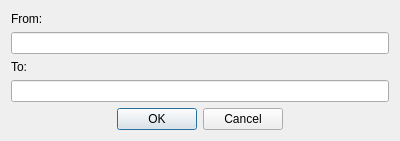
<?xml version="1.0" encoding="UTF-8"?>
<ui version="4.0">
 <class>CopyDialog</class>
 <widget class="QDialog" name="CopyDialog">
  <property name="geometry">
   <rect>
    <x>0</x>
    <y>0</y>
    <width>400</width>
    <height>141</height>
   </rect>
  </property>
  <property name="windowTitle">
   <string>Copy</string>
  </property>
  <layout class="QVBoxLayout" name="verticalLayout">
   <item>
    <widget class="QLabel" name="sourceLabel">
     <property name="text">
      <string>From:</string>
     </property>
    </widget>
   </item>
   <item>
    <widget class="QLineEdit" name="sourcePath"/>
   </item>
   <item>
    <widget class="QLabel" name="destinationLabel">
     <property name="text">
      <string>To:</string>
     </property>
    </widget>
   </item>
   <item>
    <widget class="QLineEdit" name="destinationPath"/>
   </item>
   <item alignment="Qt::AlignHCenter">
    <widget class="QDialogButtonBox" name="buttonBox">
     <property name="orientation">
      <enum>Qt::Horizontal</enum>
     </property>
     <property name="standardButtons">
      <set>QDialogButtonBox::Cancel|QDialogButtonBox::Ok</set>
     </property>
    </widget>
   </item>
  </layout>
 </widget>
 <resources/>
 <connections>
  <connection>
   <sender>buttonBox</sender>
   <signal>accepted()</signal>
   <receiver>CopyDialog</receiver>
   <slot>accept()</slot>
   <hints>
    <hint type="sourcelabel">
     <x>248</x>
     <y>254</y>
    </hint>
    <hint type="destinationlabel">
     <x>157</x>
     <y>274</y>
    </hint>
   </hints>
  </connection>
  <connection>
   <sender>buttonBox</sender>
   <signal>rejected()</signal>
   <receiver>CopyDialog</receiver>
   <slot>reject()</slot>
   <hints>
    <hint type="sourcelabel">
     <x>316</x>
     <y>260</y>
    </hint>
    <hint type="destinationlabel">
     <x>286</x>
     <y>274</y>
    </hint>
   </hints>
  </connection>
 </connections>
</ui>
